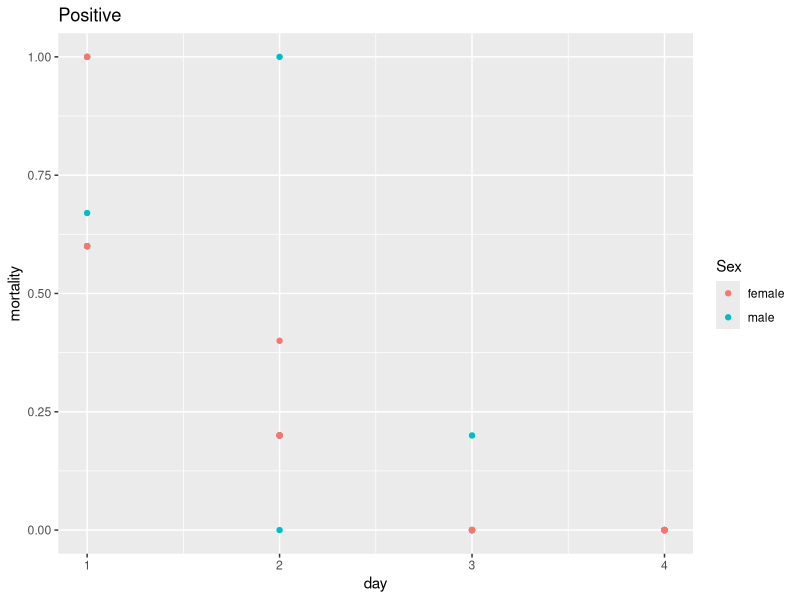
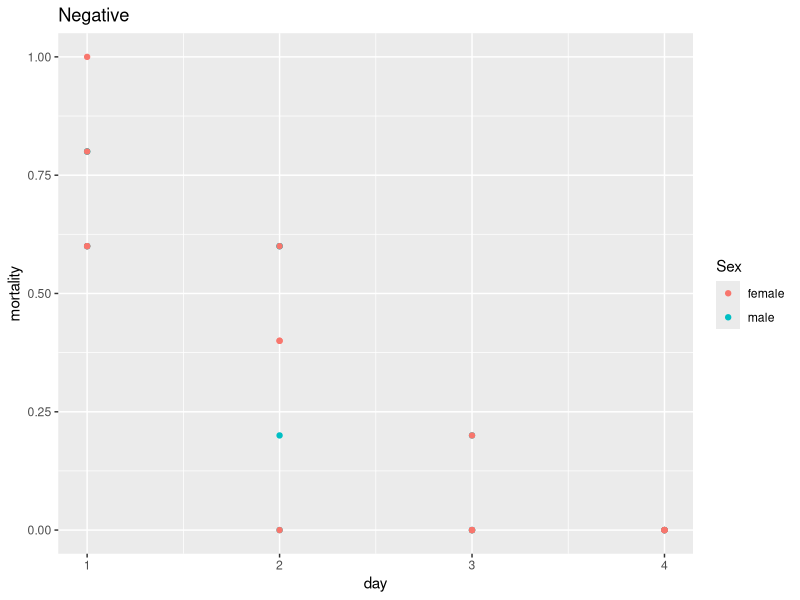
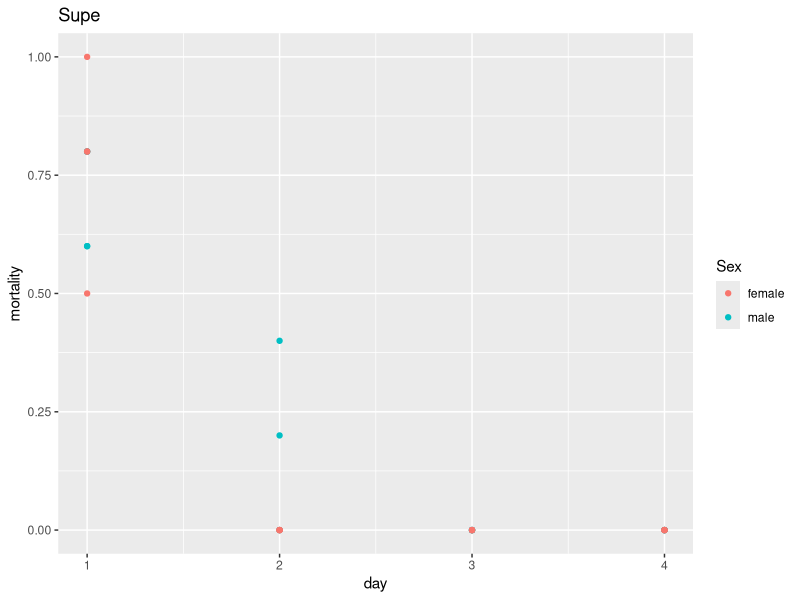

The R script that drew these images, in order:
## ---- chunk 1
m <- read.csv("mortality_bin.csv")
m1 <- read.csv("mortality.csv")
library(lme4)
library(lmerTest)
library(multcomp)
library(ggplot2)
mort <- glmer(mortality ~ sex + treatment + day + (1|vial), data=m, family=binomial)
summary(mort)

summary(glht(mort, mcp(treatment="Tukey")))
summary(glht(mort, mcp(sex="Tukey")))

positive <- subset(m1, treatment=="positive")
negative <- subset(m1, treatment=="negative")
supe <- subset(m1, treatment=="supe")

ggplot(data=positive, aes(x=day, y=mortality, color=as.factor(sex))) + ylim(0,1) + geom_point() + ggtitle("Positive")+ labs(color="Sex")
ggplot(data=negative, aes(x=day, y=mortality, color=as.factor(sex))) + ylim(0,1) + geom_point()+ ggtitle("Negative")+ labs(color="Sex")
ggplot(data=supe, aes(x=day, y=mortality, color=as.factor(sex))) + ylim(0,1) + geom_point() + ggtitle("Supe")+ labs(color="Sex")
